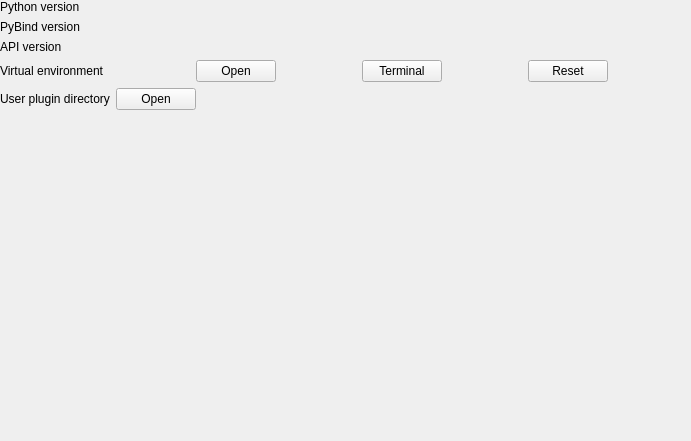
<?xml version="1.0" encoding="UTF-8"?>
<ui version="4.0">
 <class>ConfigWidget</class>
 <widget class="QWidget" name="ConfigWidget">
  <property name="geometry">
   <rect>
    <x>0</x>
    <y>0</y>
    <width>691</width>
    <height>441</height>
   </rect>
  </property>
  <layout class="QVBoxLayout" name="verticalLayout">
   <property name="leftMargin">
    <number>0</number>
   </property>
   <property name="topMargin">
    <number>0</number>
   </property>
   <property name="rightMargin">
    <number>0</number>
   </property>
   <property name="bottomMargin">
    <number>0</number>
   </property>
   <item>
    <layout class="QFormLayout" name="formLayout">
     <item row="0" column="0">
      <widget class="QLabel" name="label_python_version_label">
       <property name="text">
        <string>Python version</string>
       </property>
      </widget>
     </item>
     <item row="0" column="1">
      <widget class="QLabel" name="label_python_version">
       <property name="openExternalLinks">
        <bool>true</bool>
       </property>
       <property name="textInteractionFlags">
        <set>Qt::TextInteractionFlag::LinksAccessibleByMouse|Qt::TextInteractionFlag::TextSelectableByMouse</set>
       </property>
      </widget>
     </item>
     <item row="1" column="0">
      <widget class="QLabel" name="label_pybind_version_label">
       <property name="text">
        <string>PyBind version</string>
       </property>
      </widget>
     </item>
     <item row="1" column="1">
      <widget class="QLabel" name="label_pybind_version">
       <property name="openExternalLinks">
        <bool>true</bool>
       </property>
       <property name="textInteractionFlags">
        <set>Qt::TextInteractionFlag::LinksAccessibleByMouse|Qt::TextInteractionFlag::TextSelectableByMouse</set>
       </property>
      </widget>
     </item>
     <item row="2" column="0">
      <widget class="QLabel" name="label_api_version_label">
       <property name="text">
        <string>API version</string>
       </property>
      </widget>
     </item>
     <item row="2" column="1">
      <widget class="QLabel" name="label_api_version">
       <property name="openExternalLinks">
        <bool>true</bool>
       </property>
       <property name="textInteractionFlags">
        <set>Qt::TextInteractionFlag::LinksAccessibleByMouse|Qt::TextInteractionFlag::TextSelectableByMouse</set>
       </property>
      </widget>
     </item>
     <item row="3" column="0">
      <widget class="QLabel" name="label_2">
       <property name="text">
        <string>Virtual environment</string>
       </property>
      </widget>
     </item>
     <item row="3" column="1">
      <layout class="QHBoxLayout" name="horizontalLayout_2">
       <item>
        <widget class="QPushButton" name="pushButton_venv_open">
         <property name="sizePolicy">
          <sizepolicy hsizetype="Fixed" vsizetype="Fixed">
           <horstretch>0</horstretch>
           <verstretch>0</verstretch>
          </sizepolicy>
         </property>
         <property name="text">
          <string>Open</string>
         </property>
        </widget>
       </item>
       <item>
        <widget class="QPushButton" name="pushButton_venv_term">
         <property name="sizePolicy">
          <sizepolicy hsizetype="Fixed" vsizetype="Fixed">
           <horstretch>0</horstretch>
           <verstretch>0</verstretch>
          </sizepolicy>
         </property>
         <property name="text">
          <string>Terminal</string>
         </property>
        </widget>
       </item>
       <item>
        <widget class="QPushButton" name="pushButton_venv_reset">
         <property name="sizePolicy">
          <sizepolicy hsizetype="Fixed" vsizetype="Fixed">
           <horstretch>0</horstretch>
           <verstretch>0</verstretch>
          </sizepolicy>
         </property>
         <property name="text">
          <string>Reset</string>
         </property>
        </widget>
       </item>
       <item>
        <spacer name="horizontalSpacer_3">
         <property name="orientation">
          <enum>Qt::Orientation::Horizontal</enum>
         </property>
         <property name="sizeType">
          <enum>QSizePolicy::Policy::Minimum</enum>
         </property>
         <property name="sizeHint" stdset="0">
          <size>
           <width>0</width>
           <height>0</height>
          </size>
         </property>
        </spacer>
       </item>
      </layout>
     </item>
     <item row="4" column="0">
      <widget class="QLabel" name="label">
       <property name="text">
        <string>User plugin directory</string>
       </property>
      </widget>
     </item>
     <item row="4" column="1">
      <widget class="QPushButton" name="pushButton_userPluginDir">
       <property name="sizePolicy">
        <sizepolicy hsizetype="Fixed" vsizetype="Fixed">
         <horstretch>0</horstretch>
         <verstretch>0</verstretch>
        </sizepolicy>
       </property>
       <property name="text">
        <string>Open</string>
       </property>
      </widget>
     </item>
    </layout>
   </item>
   <item>
    <spacer name="verticalSpacer">
     <property name="orientation">
      <enum>Qt::Orientation::Vertical</enum>
     </property>
     <property name="sizeHint" stdset="0">
      <size>
       <width>20</width>
       <height>40</height>
      </size>
     </property>
    </spacer>
   </item>
  </layout>
 </widget>
 <resources/>
 <connections/>
</ui>
